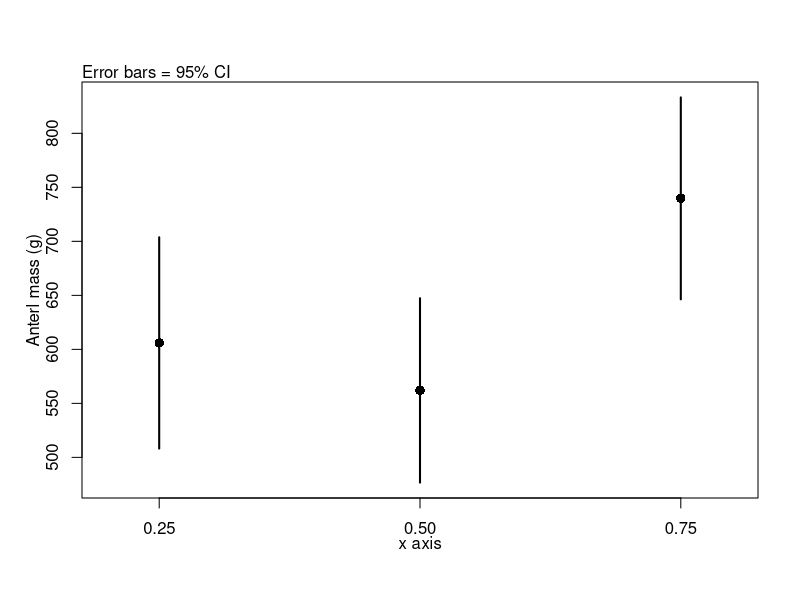
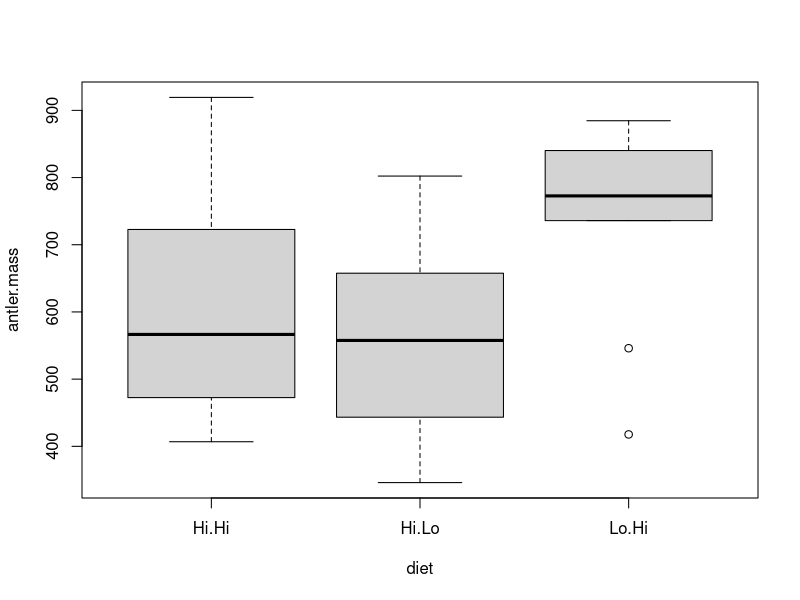
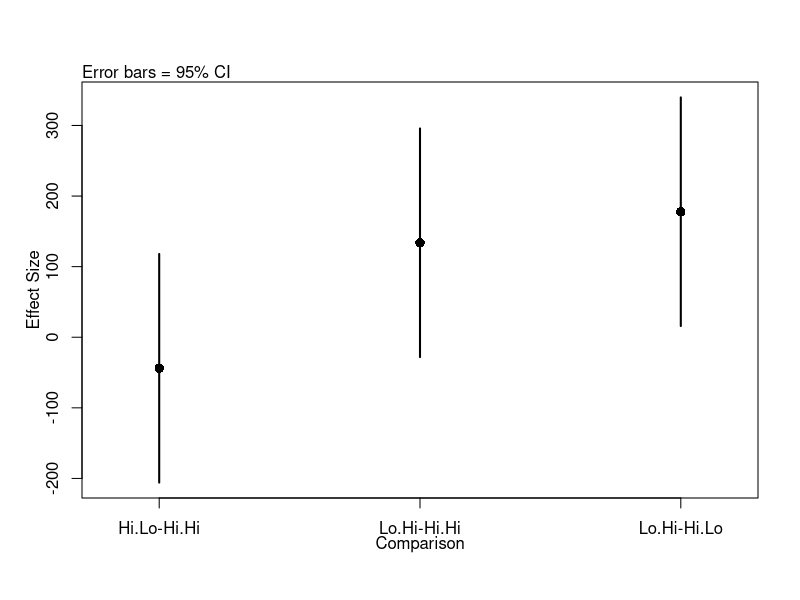
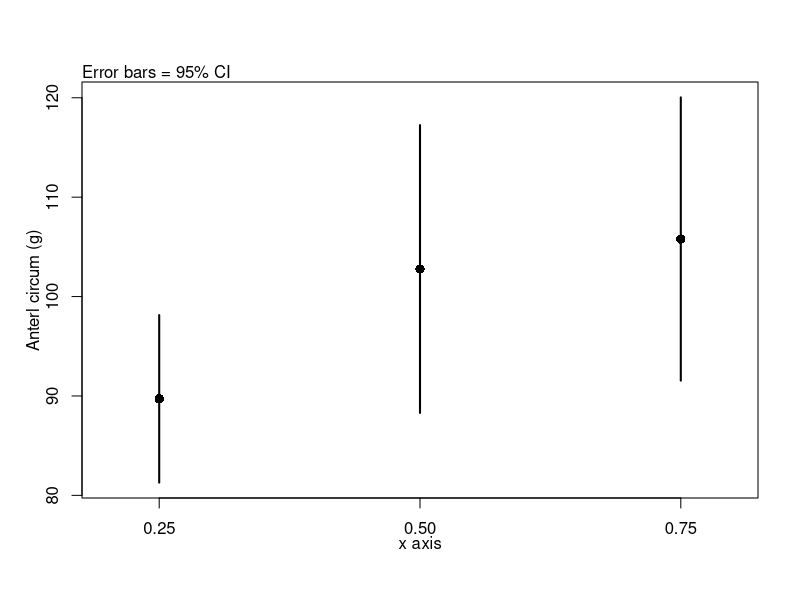
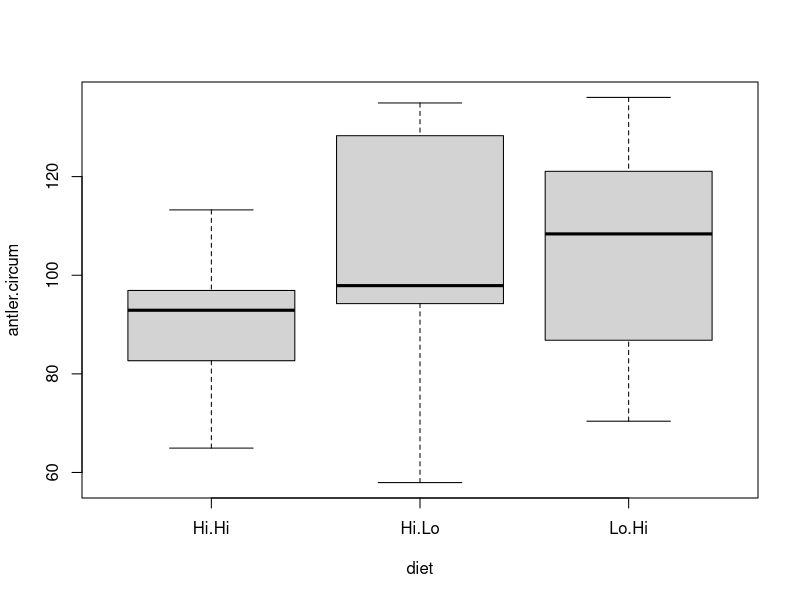
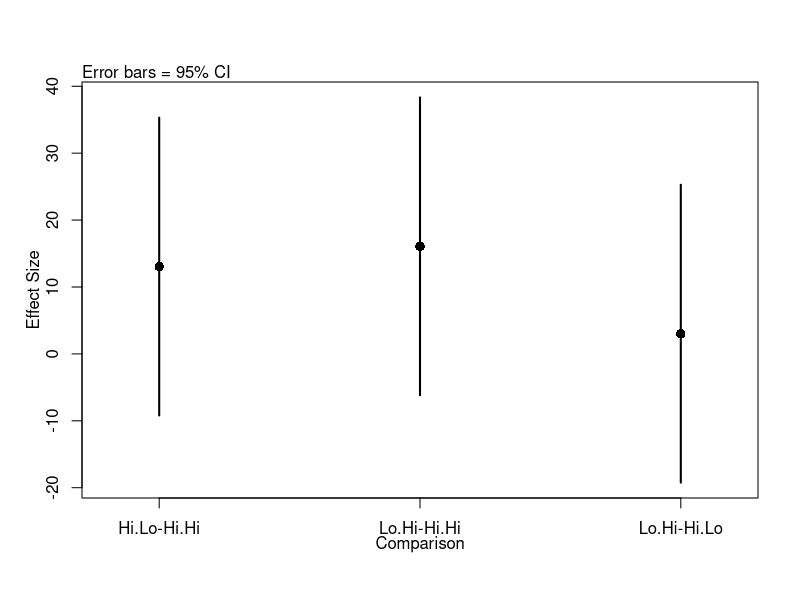
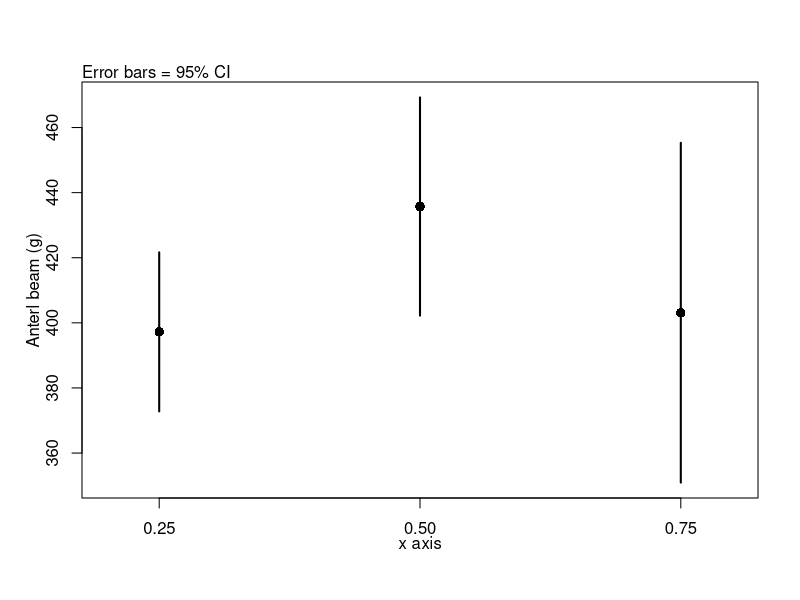
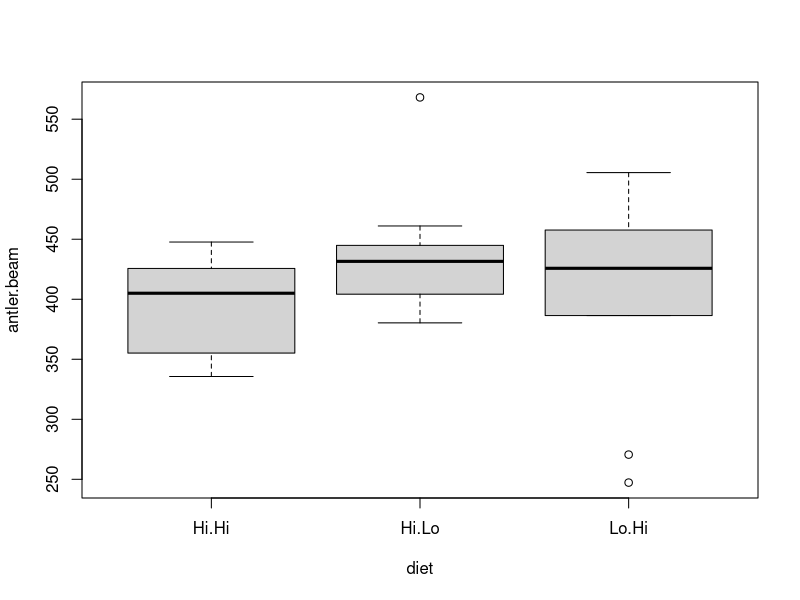

Write the R code that produced these figures, in order.
## ---- chunk 1
knitr::opts_chunk$set(echo = TRUE)

## ---- chunk 2
# means = 3 mean values calcualted from raw data
# se = 3 standard errors
# categories = 3 categorical / factors that group the data
# x.axis.label = what should be plotted on the x axis
# y.axis.label = what should be plotted on the y axis


#### The function STARTS here ####
plot3means <- function(means,
                           se,
                           groups = 3,
                           categories = c("Group 1","Group 2", "Group 3"),
                           x.axis.label = "x axis",
                           y.axis.label = "y axis",
                       axis.adjust = 0){
  
  # reset plot window
  #par(mfrow = c(1,1), 
  #    mar = c(3.5,3,2,1))
                             
  # calculate values for plotting limits            
  y.max <- max(means+2*se) +                    
    max(means+2*se)*axis.adjust
  y.min <- min(means-2*se) - 
    max(means+2*se)*axis.adjust
  
  if(groups == 2){ x.values <- c(0.25, 0.5)}
  if(groups == 3){ x.values <- c(0.25, 0.5,0.75)}
  
  x.axis.min <- min(x.values)-0.05
  x.axis.max <- max(x.values)+0.05
  
  x.limits <- c(x.axis.min,x.axis.max)
  
  #Plot means
  plot(means ~ x.values,
       xlim = x.limits,
       ylim = c(y.min,y.max),
       xaxt = "n",
       xlab = "",
       ylab = "",
       cex = 1.25,
       pch = 16)
  
  axis(side = 1, 
       at = x.values,
       labels = categories,
      )
  
  #Plot upper error bar 
  lwd. <- 2
  arrows(y0 = means,
         x0 = x.values,
         y1 = means+2*se,
         x1 = x.values,
         length = 0,
         lwd = lwd.)
  
  #Plot lower error bar
  arrows(y0 = means,
         x0 = x.values,
         y1 = means-2*se,
         x1 = x.values,
         length = 0,
         lwd = lwd.) 
  
  mtext(text = x.axis.label,side = 1,line = 1.75)
  mtext(text = y.axis.label,side = 2,line = 1.95)
  mtext(text = "Error bars = 95% CI",side = 3,line = 0,adj = 0)
  
print("This function plots approximate 95% confidence intervals based on standard error imput by the user.  DO not enter 95% CIs")
  
}

#### The function ENDS here ####
## ---- chunk 3
# means = 3 mean values calcualted from raw data
# se = 3 standard errors
# categories = 3 categorical / factors that group the data
# x.axis.label = what should be plotted on the x axis
# y.axis.label = what should be plotted on the y axis


#### The function STARTS here ####
plotTukeysHSD <- function(tukey.out,
                           x.axis.label = "Comparison",
                           y.axis.label = "Effect Size",
                       axis.adjust = 0){
  
  tukey.out <- as.data.frame(tukey.out[[1]])
  means <- tukey.out$diff
  categories <- row.names(tukey.out)
  groups <- length(categories)
  ci.low <- tukey.out$lwr
  ci.up  <- tukey.out$upr                         
   
  # reset plot window
  #par(mfrow = c(1,1), 
  #    mar = c(3.5,3,2,1))
                             
  # calculate values for plotting limits            
  y.max <- max(ci.up) +                    
    max(ci.up)*axis.adjust
  y.min <- min(ci.low) - 
    max(ci.low)*axis.adjust
  
  if(groups == 2){ x.values <- c(0.25, 0.5)}
  if(groups == 3){ x.values <- c(0.25, 0.5,0.75)}
  
  x.axis.min <- min(x.values)-0.05
  x.axis.max <- max(x.values)+0.05
  
  x.limits <- c(x.axis.min,x.axis.max)
  
  #Plot means
  plot(means ~ x.values,
       xlim = x.limits,
       ylim = c(y.min,y.max),
       xaxt = "n",
       xlab = "",
       ylab = "",
       cex = 1.25,
       pch = 16)
  
  axis(side = 1, 
       at = x.values,
       labels = categories,
      )
  
  #Plot upper error bar 
  lwd. <- 2
  arrows(y0 = means,
         x0 = x.values,
         y1 = ci.up,
         x1 = x.values,
         length = 0,
         lwd = lwd.)
  
  #Plot lower error bar
  arrows(y0 = means,
         x0 = x.values,
         y1 = ci.low,
         x1 = x.values,
         length = 0,
         lwd = lwd.) 
  
  mtext(text = x.axis.label,side = 1,line = 1.75)
  mtext(text = y.axis.label,side = 2,line = 1.95)
  mtext(text = "Error bars = 95% CI",side = 3,line = 0,adj = 0)
  
  
}
## ---- chunk 4
mass<-c(472.5114,722.7774,548.6796,464.3168,577.2037,406.7964,555.8052,657.5226,734.7416,919.2983,665.6099,570.3627,429.5572,520.9726,346.0116,639.3096,544.8374,657.6512,802.2045,443.339,545.9901,791.3983,884.5803,763.2926,782.1005,840.2083,417.7051,735.8959,759.7498,877.0629)
n <- length(mass)/3
diet <- c(rep("Hi.Hi",n),rep("Hi.Lo",n),rep("Lo.Hi",n))
df.mass <- data.frame(antler.mass = mass,
                      diet = diet)
rm(list = c("mass", "diet","n"))
## ---- chunk 5
circum <- c(94.85394,83.21354,64.94166,96.9141,77.03692,113.2507,90.95746,95.83833,82.66041,97.46359,91.61469,96.4177,100.5873,99.3556,94.23969,57.94891,134.9324,95.01268,128.2977,129.307,70.39667,133.7504,121.0767,105.3898,86.81835,106.1906,136.0613,74.95854,112.6994,110.5714)


n <- length(circum)/3
diet <- c(rep("Hi.Hi",n),rep("Hi.Lo",n),rep("Lo.Hi",n))
df.circum <- data.frame(antler.circum = circum,
                        diet = diet)
rm(list = c("circum", "diet","n"))
## ---- chunk 6
beam <- c(335.6464,410.2204,425.6838,355.1535,346.7697,399.8559,425.4827,447.6792,397.116,428.6749,406.034,380.342,437.5513,444.8916,437.9827,391.446,425.6301,404.2163,461.0517,568.163,457.6777,459.0168,270.5814,440.9724,412.0543,428.0725,247.2619,386.4118,423.5378,505.5221)
n <- length(beam)/3
diet <- c(rep("Hi.Hi",n),rep("Hi.Lo",n),rep("Lo.Hi",n))
df.beam <- data.frame(antler.beam = beam,
                      diet = diet)
rm(list = c("beam", "diet","n"))
## ---- chunk 7
spread <- c(271.4356,291.3746,346.3026,345.6056,234.1441,339.7039,291.5156,275.9856,223.7703,316.9263,375.1109,384.1469,396.6894,272.4158,356.8185,393.6393,412.3185,425.7551,390.7663,381.4302,341.7604,350.6951,306.0166,354.8825,312.0478,459.7191,415.1186,321.8994,281.539,372.0439)
n <- length(spread)/3
diet <- c(rep("Hi.Hi",n),rep("Hi.Lo",n),rep("Lo.Hi",n))
df.spread <- data.frame(antler.spread = spread,
                        diet = diet)
rm(list = c("spread", "diet","n"))
## ---- chunk 8
mean(df.mass$antler.mass)
var(mean(df.mass$antler.mass))
sd.mass <- sd(df.mass$antler.mass)
n.mass <- length(mean(df.mass$antler.mass))
## ---- chunk 9
sd.mass/sqrt(n.mass)
## ---- chunk 10
mean.mass <- tapply(df.mass$antler.mass,
                    df.mass$diet,
                    FUN = mean)
## ---- chunk 11
sd.mass <- tapply(df.mass$antler.mass,
                    df.mass$diet,
                    FUN = sd)
## ---- chunk 12
n.mass <- tapply(df.mass$antler.mass,
                    df.mass$diet,
                    FUN = length)
## ---- chunk 13
se.mass <- sd.mass/sqrt(n.mass)
## ---- chunk 14
categories <- levels(df.mass$diet)

plot3means(means = mean.mass,
           se = se.mass,
           categories = categories,
           y.axis.label = "Anterl mass (g)"
           )
## ---- chunk 15
boxplot(antler.mass ~ diet,df.mass)
## ---- chunk 16
model.null <- lm(antler.mass ~ 1, data = df.mass)
model.alt  <- lm(antler.mass ~ diet, data = df.mass)
## ---- chunk 17
anova(model.null, model.alt)
## ---- chunk 18
mass.anova.table <- anova(model.null, model.alt)
## ---- chunk 19
pairwise.t.test(x = df.mass$antler.mass,
                g = df.mass$diet,
                p.adjust.method = "none")
## ---- chunk 20
mass.pairwise.p <- pairwise.t.test(x = df.mass$antler.mass,
                g = df.mass$diet,
                p.adjust.method = "none")
## ---- chunk 21
mass.aov <- aov(antler.mass ~ diet, data = df.mass)
## ---- chunk 22
TukeyHSD(mass.aov)
## ---- chunk 23
mass.tuk <- TukeyHSD(mass.aov)
## ---- chunk 24
plotTukeysHSD(mass.tuk)
## ---- chunk 25
mean(df.circum$antler.circum)
var(mean(df.circum$antler.circum))
sd.circum <- sd(df.circum$antler.circum)
n.circum <- length(mean(df.circum$antler.circum))
## ---- chunk 26
sd.circum/sqrt(n.circum)
## ---- chunk 27
mean.circum <- tapply(df.circum$antler.circum,
                    df.circum$diet,
                    FUN = mean)
## ---- chunk 28
sd.circum <- tapply(df.circum$antler.circum,
                    df.circum$diet,
                    FUN = sd)
## ---- chunk 29
n.circum <- tapply(df.circum$antler.circum,
                    df.circum$diet,
                    FUN = length)
## ---- chunk 30
se.circum <- sd.circum/sqrt(n.circum)
## ---- chunk 31
categories <- levels(df.circum$diet)

plot3means(means = mean.circum,
           se = se.circum,
           categories = categories,
           y.axis.label = "Anterl circum (g)"
           )
## ---- chunk 32
boxplot(antler.circum ~ diet,df.circum)
## ---- chunk 33
model.null <- lm(antler.circum ~ 1, data = df.circum)
model.alt  <- lm(antler.circum ~ diet, data = df.circum)
## ---- chunk 34
anova(model.null, model.alt)
## ---- chunk 35
circum.anova.table <- anova(model.null, model.alt)
## ---- chunk 36
pairwise.t.test(x = df.circum$antler.circum,
                g = df.circum$diet,
                p.adjust.method = "none")
## ---- chunk 37
circum.pairwise.p <- pairwise.t.test(x = df.circum$antler.circum,
                g = df.circum$diet,
                p.adjust.method = "none")
## ---- chunk 38
circum.aov <- aov(antler.circum ~ diet, data = df.circum)
## ---- chunk 39
TukeyHSD(circum.aov)
## ---- chunk 40
circum.tuk <- TukeyHSD(circum.aov)
## ---- chunk 41
plotTukeysHSD(circum.tuk)
## ---- chunk 42
mean(df.beam$antler.beam)
var(mean(df.beam$antler.beam))
sd.beam <- sd(df.beam$antler.beam)
n.beam <- length(mean(df.beam$antler.beam))
## ---- chunk 43
sd.beam/sqrt(n.beam)
## ---- chunk 44
mean.beam <- tapply(df.beam$antler.beam,
                    df.beam$diet,
                    FUN = mean)
## ---- chunk 45
sd.beam <- tapply(df.beam$antler.beam,
                    df.beam$diet,
                    FUN = sd)
## ---- chunk 46
n.beam <- tapply(df.beam$antler.beam,
                    df.beam$diet,
                    FUN = length)
## ---- chunk 47
se.beam <- sd.beam/sqrt(n.beam)
## ---- chunk 48
categories <- levels(df.beam$diet)

plot3means(means = mean.beam,
           se = se.beam,
           categories = categories,
           y.axis.label = "Anterl beam (g)"
           )
## ---- chunk 49
boxplot(antler.beam ~ diet,df.beam)
## ---- chunk 50
model.null <- lm(antler.beam ~ 1, data = df.beam)
model.alt  <- lm(antler.beam ~ diet, data = df.beam)
## ---- chunk 51
anova(model.null, model.alt)
## ---- chunk 52
beam.anova.table <- anova(model.null, model.alt)
## ---- chunk 53
pairwise.t.test(x = df.beam$antler.beam,
                g = df.beam$diet,
                p.adjust.method = "none")
## ---- chunk 54
beam.pairwise.p <- pairwise.t.test(x = df.beam$antler.beam,
                g = df.beam$diet,
                p.adjust.method = "none")
## ---- chunk 55
beam.aov <- aov(antler.beam ~ diet, data = df.beam)
## ---- chunk 56
TukeyHSD(beam.aov)
## ---- chunk 57
beam.tuk <- TukeyHSD(beam.aov)
## ---- chunk 58
plotTukeysHSD(beam.tuk)
## ---- chunk 59
mean(df.spread$antler.spread)
var(mean(df.spread$antler.spread))
sd.spread <- sd(df.spread$antler.spread)
n.spread <- length(mean(df.spread$antler.spread))
## ---- chunk 60
sd.spread/sqrt(n.spread)
## ---- chunk 61
mean.spread <- tapply(df.spread$antler.spread,
                    df.spread$diet,
                    FUN = mean)
## ---- chunk 62
sd.spread <- tapply(df.spread$antler.spread,
                    df.spread$diet,
                    FUN = sd)
## ---- chunk 63
n.spread <- tapply(df.spread$antler.spread,
                    df.spread$diet,
                    FUN = length)
## ---- chunk 64
se.spread <- sd.spread/sqrt(n.spread)
## ---- chunk 65
par(mfrow = c(1,1))
categories <- levels(df.spread$diet)
plot3means(means = mean.spread,
           se = se.spread,
           categories = categories,
           x.axis.label = "Diet treatment",
           y.axis.label = "Anter spread (mm)",axis.adjust = 0.01
           )
## ---- chunk 66
boxplot(antler.spread ~ diet,df.spread)
## ---- chunk 67
model.null <- lm(antler.spread ~ 1, data = df.spread)
model.alt  <- lm(antler.spread ~ diet, data = df.spread)
## ---- chunk 68
anova(model.null, model.alt)
## ---- chunk 69
spread.anova.table <- anova(model.null, model.alt)
## ---- chunk 70
pairwise.t.test(x = df.spread$antler.spread,
                g = df.spread$diet,
                p.adjust.method = "none")
## ---- chunk 71
spread.pairwise.p <- pairwise.t.test(x = df.spread$antler.spread,
                g = df.spread$diet,
                p.adjust.method = "none")
## ---- chunk 72
spread.aov <- aov(antler.spread ~ diet, data = df.spread)
## ---- chunk 73
TukeyHSD(spread.aov)
## ---- chunk 74
spread.tuk <- TukeyHSD(spread.aov)
## ---- chunk 75
plotTukeysHSD(spread.tuk)
## ---- chunk 76
mass.anova.table
mass.pairwise.p
mass.aov
mass.tuk

beam.anova.table
beam.pairwise.p
beam.aov
beam.tuk

circum.anova.table
circum.pairwise.p
circum.aov
circum.tuk

spread.anova.table
spread.pairwise.p
spread.aov
spread.tuk
